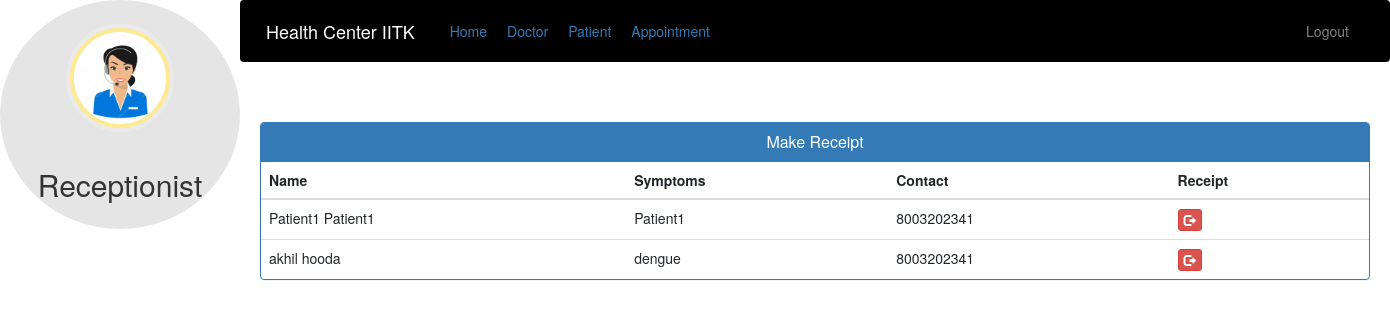
Before: /admin-discharge-patient (signed in) with the older database file.
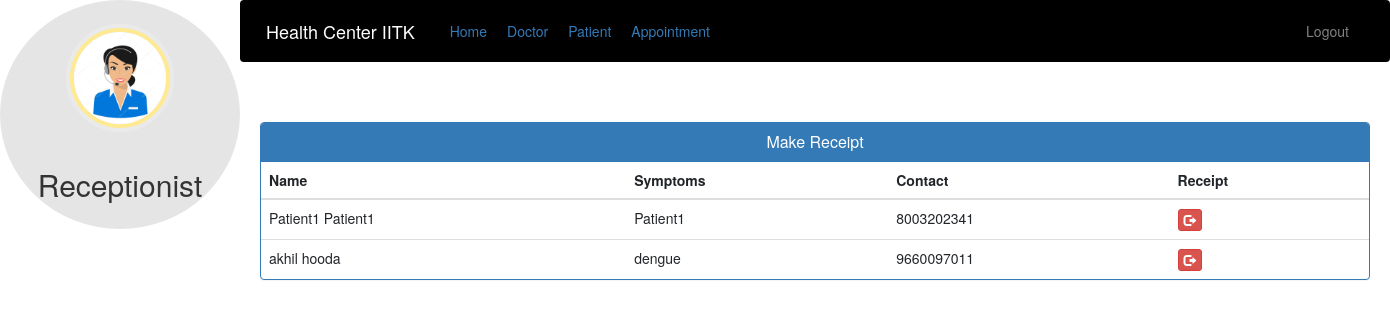
After: the same page with the newer database file.
### hospital/models.py (models this page shows, shortened)
class Patient(models.Model):
    user = models.OneToOneField(User, on_delete=models.CASCADE)
    profile_pic = models.ImageField(
        upload_to='profile_pic/PatientProfilePic/', null=True, blank=True)
    address = models.CharField(max_length=40)
    mobile = models.CharField(max_length=20, null=False)
    symptoms = models.CharField(max_length=100, null=False)
    assignedDoctorId = models.PositiveIntegerField(null=True)
    admitDate = models.DateField(auto_now=True)
    status = models.BooleanField(default=False)
    @property
    def get_name(self):
        return self.user.first_name+" "+self.user.last_name

### hospital/views.py (the view)
# urls.py: path('admin-discharge-patient', views.admin_discharge_patient_view,
@login_required(login_url='adminlogin')
@user_passes_test(is_admin)
def admin_discharge_patient_view(request):
    patients = models.Patient.objects.all().filter(status=True)
    return render(request, 'hospital/admin_discharge_patient.html', {'patients': patients})

### hospital/views.py (called while the page is built)
def is_admin(user):
    return user.groups.filter(name='ADMIN').exists()

### templates/hospital/admin_discharge_patient.html (shortened to what this page needs)
{% extends 'hospital/admin_base.html' %}
{% block content %}
<head>
  <link href="//netdna.bootstrapcdn.com/bootstrap/3.0.0/css/bootstrap.min.css" rel="stylesheet" id="bootstrap-css">
</head>
<div class="container">
  <div class="panel panel-primary">
    <div class="panel-heading">
      <h6 class="panel-title">Make Receipt</h6>
    </div>
    <table class="table table-hover" id="dev-table">
      <thead>
        <tr>
          <th>Name</th>
          <th>Symptoms</th>
          <th>Contact</th>
          <th>Receipt</th>
        </tr>
      </thead>
      {% for p in patients %}
      <tr>
        <td> {{p.get_name}}</td>
        <td>{{p.symptoms}}</td>
        <td>{{p.mobile}}</td>
        <td><a class="btn btn-danger btn-xs" href="{% url 'discharge-patient' p.id  %}"><span class="glyphicon glyphicon-log-out"></span></a></td>
      </tr>
      {% endfor %}
    </table>
  </div>
</div>
{% endblock content %}

Changed rows visible on the page:
changed Patient "dengue": mobile "8003202341" → "9660097011"
